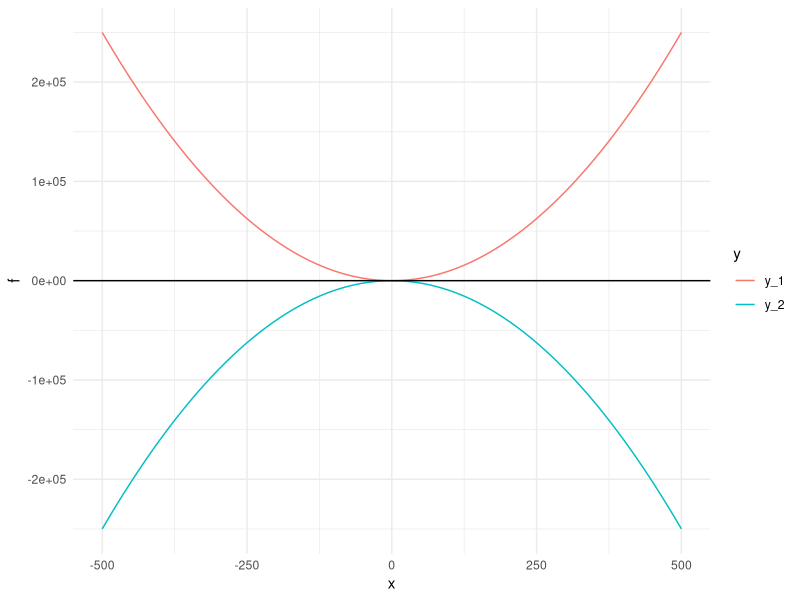
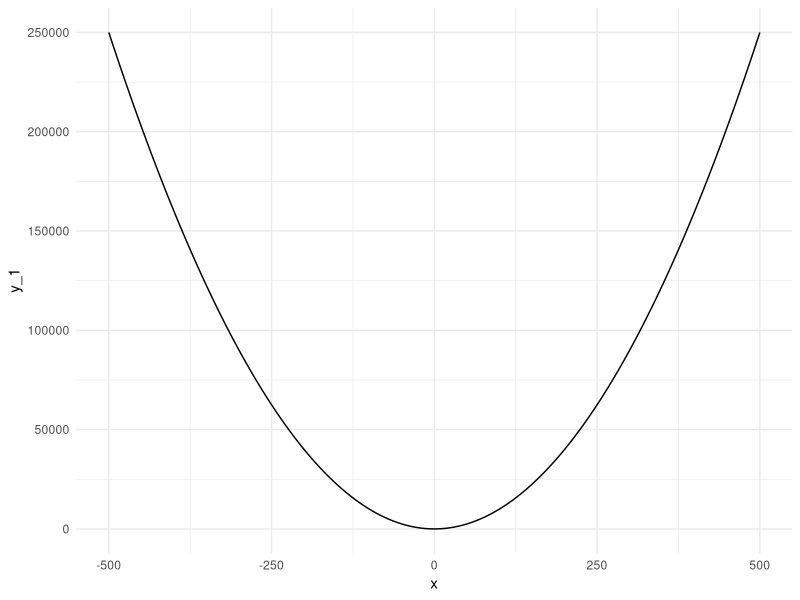
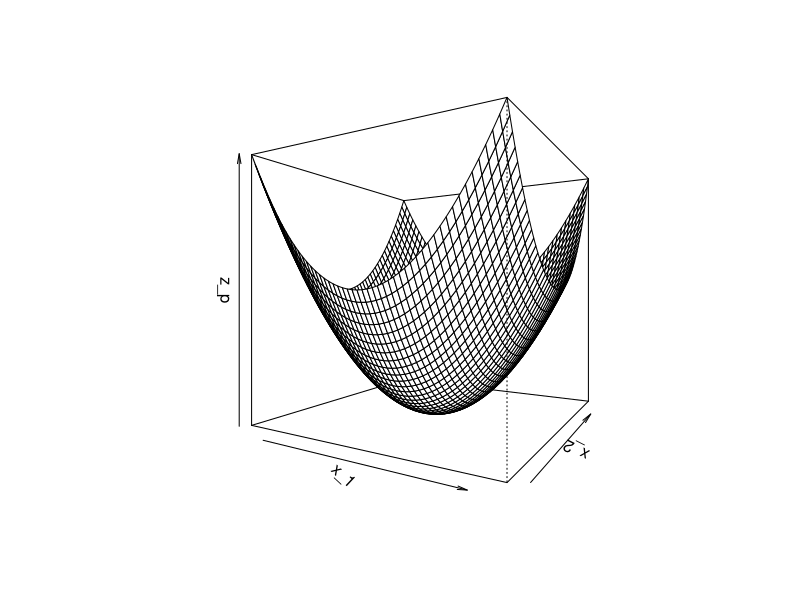
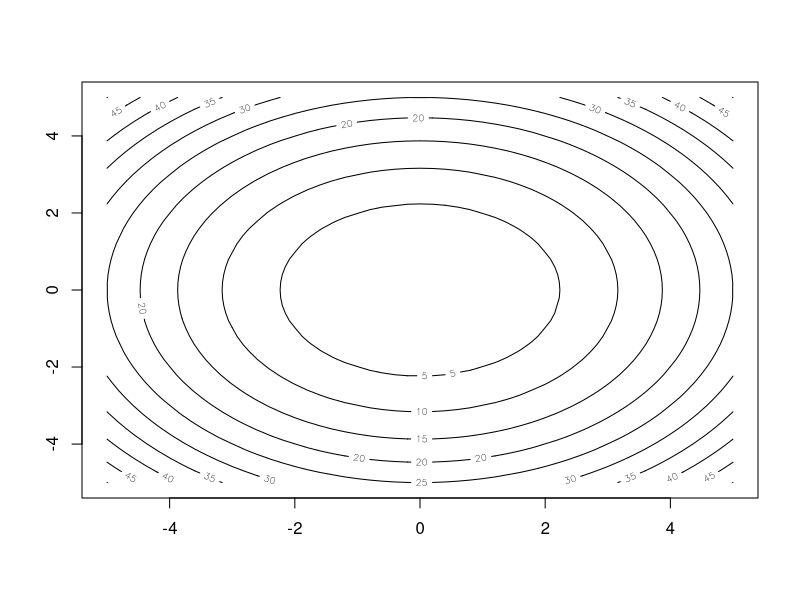
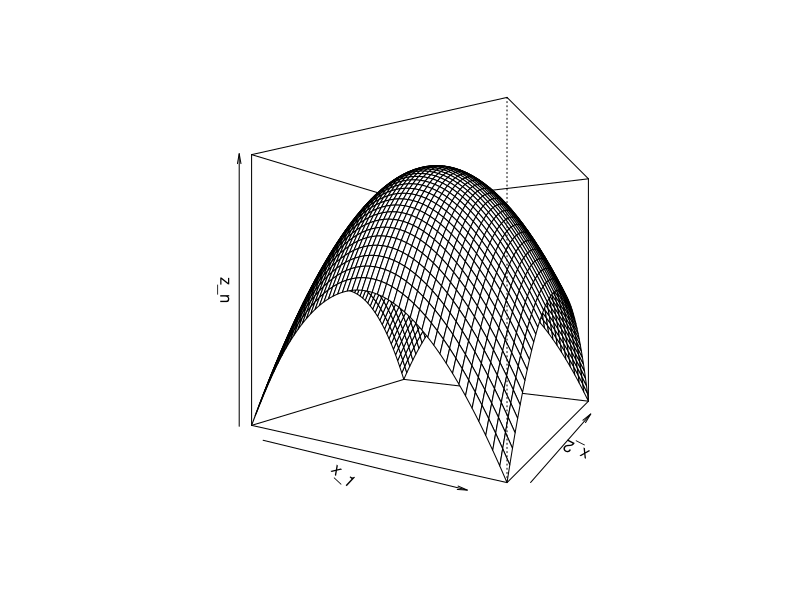
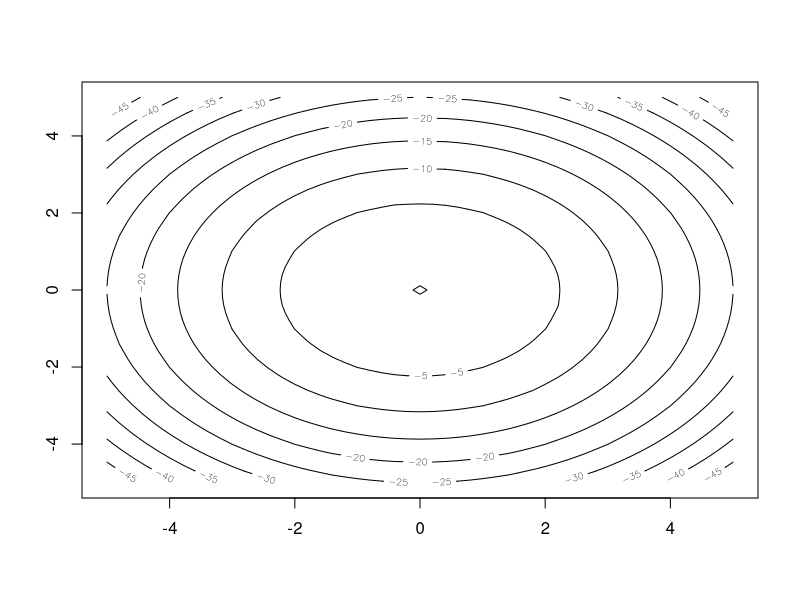
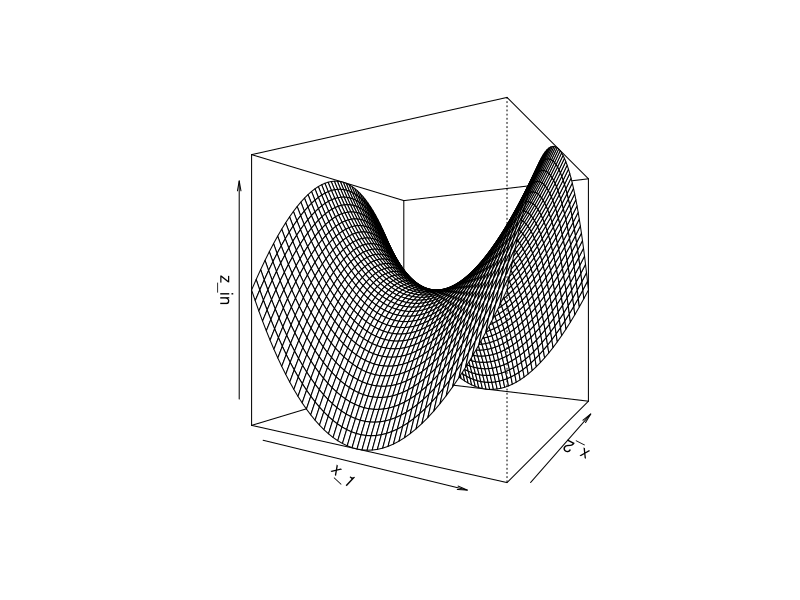
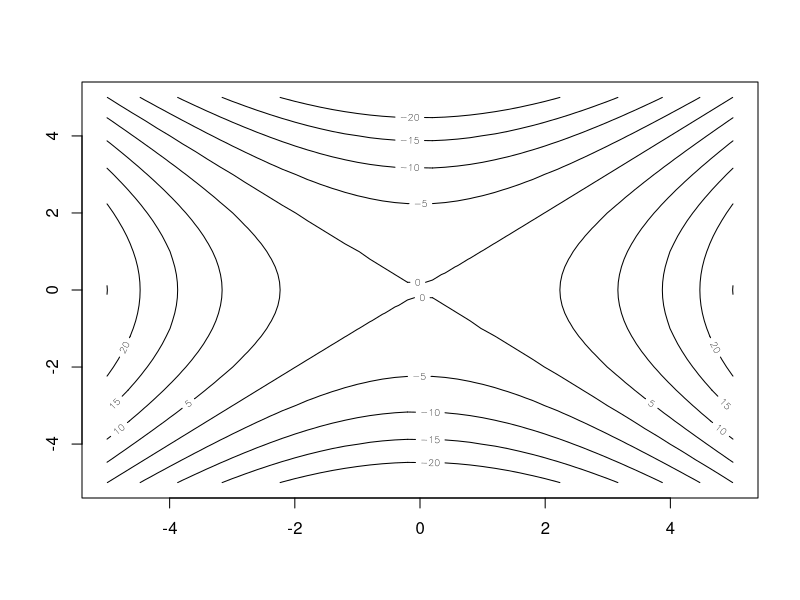

Reproduce these figures in R, in order.
## ---- chunk 1

library(tidyverse)
library(rmarkdown)
library(knitr)
library(xml2)
library(quadprog) #for quadratic programming

knitr::opts_chunk$set(echo = T, 
                      warning = T, 
                      message = F, 
                      eval = T, 
                      include = T,
                      fig.height=3.5, 
                      fig.width=3.5,
                      fig.align = 'center'
                      )
## ---- chunk 2
x <- -500:500
y_1 <- x^2
y_2 <- -x^2
data_l <- cbind(x, y_1, y_2) %>% 
  dplyr::as_tibble() %>% #wide format
  tidyr::gather(., 
                y_1:y_2, 
                key = 'y', 
                value = 'f') #long format

ggplot(data_l, aes(x, f, color = y)) +
  geom_line() +
  geom_hline(yintercept = 0) +
  theme_minimal()

## ---- chunk 3

Dmat <- matrix(c(1,-1,-1,2),2,2)
dvec = c(2,6)
Amat = matrix(c(-1,-1,1,-2,-2,-1),2,3)
bvec = c(-2,-2,-3)

quadprog::solve.QP(Dmat, dvec, Amat, bvec)

## ---- chunk 4

D_mat <- matrix(c(1.68,0.34,0.34,3.09),2,2)
d_vec <- c(0, 0)
A_mat <- matrix(c(1,1,0.018,0.025), nrow = 2, byrow = F)
b_vec <- c(1,0.018)
m_eq <- 1

quadprog::solve.QP(D_mat, d_vec, A_mat, b_vec, m_eq)

## ---- chunk 5

(plot_x_square <- ggplot(data = dplyr::as_tibble(cbind(x, y_1)),
       mapping = aes(x, y_1)) +
  geom_line() +
  theme_minimal())

## ---- chunk 6

x_1 <- x_2 <- seq(-5, 5, 0.20)

z_p <- outer(x_1, x_2, 
            FUN = function(x_1,x_2){x_1^2+x_2^2}
            ) 
z_n <- outer(x_1, x_2,
            FUN = function(x_1,x_2){-x_1^2-x_2^2}
            ) 
z_in <- outer(x_1, x_2,
             FUN = function(x_1,x_2){x_1^2-x_2^2}
              ) 

persp(x_1, x_2, z_p, theta = 30, phi = 0) #positive definite
contour(x_1, x_2, z_p) #contour plot (level sets)

persp(x_1, x_2, z_n, theta = 30, phi = 0) #negative definite
contour(x_1, x_2, z_n) #contour plot (level sets)

persp(x_1, x_2, z_in, theta = 30, phi = 0) #indefinite
contour(x_1, x_2, z_in) #contour plot (level sets)

## ---- chunk 7

plot_x_square + 
  geom_segment(aes(x = 0, 
                   y = 0, 
                   xend = 400, 
                   yend = 400^2
                   ), 
               linetype = "dotdash", 
               color = "red"
               )

## ---- chunk 8
# Another function for optimization
func_2_x <- function(x) {x*sin(4*x)}

curve(func_2_x, -1, 3) #note base R graphics function curve()

# Via ggplot()
x <- seq(-1, 3, 0.01)
y <- func_2_x(x)
data_plot_gg <- cbind(x, y) %>% tibble::as_tibble()

ggplot(data_plot_gg, aes(x, y)) +
  geom_line() +
  theme_minimal()

# Using optimize()
(optim_min_mult <- optimize(f = func_2_x, 
                            interval = c(0, 3)
                            ) #default = minimum
) 

## ---- chunk 9

optimize(func_2_x, c(1.5, 3))

## ---- chunk 10

optimize(func_2_x, c(1.5, 3), maximum = TRUE)

## ---- chunk 11

func_3_x <- function(x) {abs(x-1)+2*abs(x-2)}

plot(func_3_x, -1, 4) #note generic function plotting in base R

# Via ggplot
x_3 <- seq(-1, 4, 0.01)
y_3 <- func_3_x(x_3)

ggplot(tibble::as_tibble(cbind(x_3,y_3)),
       aes(x_3, y_3)
       ) + 
  geom_line() +
  theme_minimal()

(optim_x_3 <- optimize(func_3_x, c(0,3)))

## ---- chunk 12

func_optim <- function(x)
{
  2*(x[1]-1)^2 + 5*(x[2]-3)^2 + 10
}

optim_min <- optim(c(1,1), func_optim) #x=(x_1,x_2)=c(1,1)
print(optim_min)
## ---- chunk 13

func_optim_2 <- function(x1, x2) 
{
  return(1/x1 + 1/x2 + 
    (1-x2)/(x2*(1-x1)) + 
    1/((1-x1)*(1-x2))
    )
}

x_1 <- x_2 <- seq(0.1, 0.9, 0.01)
z <- outer(x_1, x_2, FUN = "func_optim_2")

# Different perspectives
persp(x_1, x_2, z, theta = 30, phi = 0) 
persp(x_1, x_2, z, theta = 0, phi = 30)
persp(x_1, x_2, z, theta = -30, phi = 0)

contour(x_1, x_2, z)

## ---- chunk 14

func_opt_2 <- function(x)
{
  x1 <- x[1]
  x2 <- x[2]
  return((1/x1 + 1/x2 + 
            (1-x2)/(x2*(1-x1)) + 
            1/((1-x1)*(1-x2)))
         )
}

optim(c(0.5, 0.5), func_opt_2)

## ---- chunk 15

x_vec <- rnorm(1000, 5, 2) #1000 normals with mean 5 and sigma 2

neg_log_likeli <- function(theta)
{
  n <- length(x_vec)
  NLL <- sum((x_vec - theta[1])^2)/(2*theta[2]) + 
    (n/2)*log(theta[2])
  
  return(NLL)
}

optim(theta <- c(0,1), #(0,1) starting
      neg_log_likeli, 
      hessian=TRUE #print the Hessian matrix
      ) 

optim(theta <- c(0.5,1.2), #different starting point
      neg_log_likeli, 
      hessian=TRUE
      ) 

mean(x_vec)


sd(x_vec)
